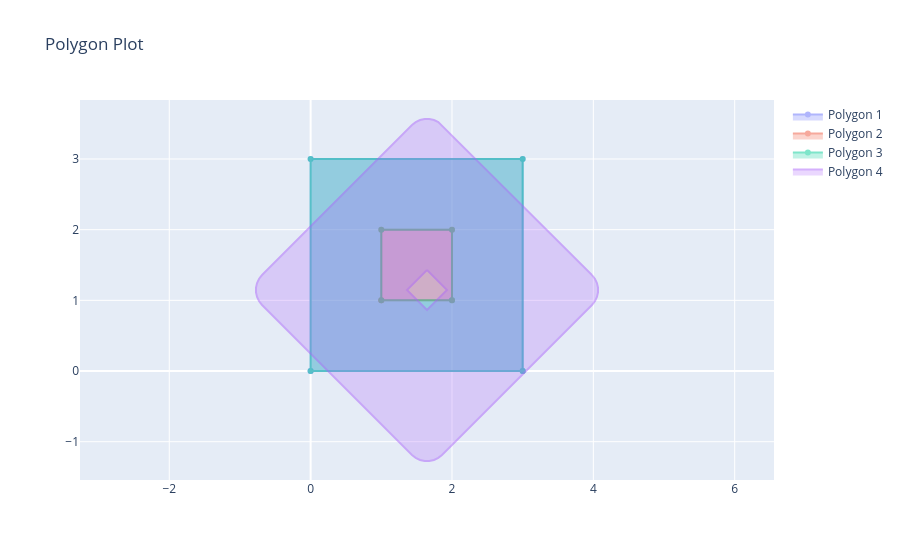

Notebook code cell kept with this figure:
### Markdown cell above
### Rotation

### Code cell
p1 = geometry.Rectangle(0, 0, 3, 3)
p2 = geometry.Rectangle(1, 1, 1, 1)
p3 = set_ops.difference(p1, p2)
p4 = mutation.buffer(p3, 0.3)
p5 = mutation.rotate(p4, jnp.pi / 4, center=jnp.array([2.0, 1.5]))
plotting.plot_polygons([p1, p2, p3, p5])

### Figure 1 — Plotly figure (JSON) as saved in the notebook; plotly's stock layout.template omitted (floating-point values rounded to 4 significant figures)
{"data": [{"fill": "toself", "name": "Polygon 1", "opacity": 0.5, "type": "scatter", "x": [0, 3, 3, 0, 0, null], "y": [0, 0, 3, 3, 0, null]}, {"fill": "toself", "name": "Polygon 2", "opacity": 0.5, "type": "scatter", "x": [1, 2, 2, 1, 1, null], "y": [1, 1, 2, 2, 1, null]}, {"fill": "toself", "name": "Polygon 3", "opacity": 0.5, "type": "scatter", "x": [3, 3, 0, 0, 3, null, 2, 1, 1, 2, 2, null], "y": [0, 3, 3, 0, 0, null, 1, 1, 2, 2, 1, null]}, {"fill": "toself", "name": "Polygon 4", "opacity": 0.5, "type": "scatter", "x": [3.98, 1.859, 1.806, 1.746, 1.68, 1.613, 1.547, 1.487, 1.434, -0.687, -0.7289, -0.758, -0.773, -0.773, -0.758, -0.7289, -0.687, 1.434, 1.487, 1.547, 1.613, 1.68, 1.746, 1.806, 1.859, 3.98, 4.022, 4.051, 4.066, 4.066, 4.051, 4.022, 3.98, null, 1.646, 1.929, 1.646, 1.364, 1.646, null], "y": [1.359, 3.48, 3.522, 3.551, 3.566, 3.566, 3.551, 3.522, 3.48, 1.359, 1.306, 1.246, 1.18, 1.113, 1.047, 0.9868, 0.9343, -1.187, -1.229, -1.258, -1.273, -1.273, -1.258, -1.229, -1.187, 0.9343, 0.9868, 1.047, 1.113, 1.18, 1.246, 1.306, 1.359, null, 1.429, 1.146, 0.8636, 1.146, 1.429, null]}], "layout": {"showlegend": true, "title": {"text": "Polygon Plot"}, "yaxis": {"scaleanchor": "x", "scaleratio": 1}}}
